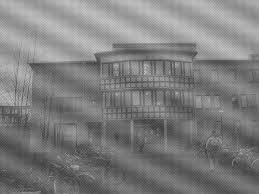
%> input picture Lab6/building.jpg, 259 x 194 px
$ octave lab6_2.m   (GNU Octave 9; MATLAB toolbox functions it lacks are replaced by stand-ins)
%> lines starting %> are read from the running program, lines starting %| are printed output that depends on the picture
close all; clc; clear;
original = imread('building.jpg');
%> original is the input picture: size 194x259x3 uint8; min 56, max 202, mean 126
gray = rgb2gray(original);
I = im2double(gray);

for i = 1:size(I,1)
    for j=1:size(I,2)
        I(i,j) = I(i,j)*(-1)^(i+j);
    end
end
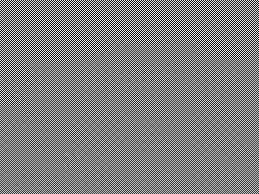
%> I: size 194x259 double; min -0.788, max 0.792, mean -3.35e-05; drawn with min black and max white

I_fft = fft2(I);
imshow(I_fft);
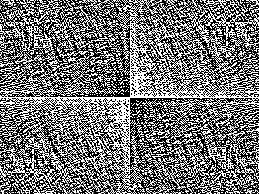
%> displayed picture: size 194x259, on the screen's scale of 0 to 255; min 0, max 255, mean 116.9

$ run again, with Lab6/road.jpg copied over Lab6/building.jpg
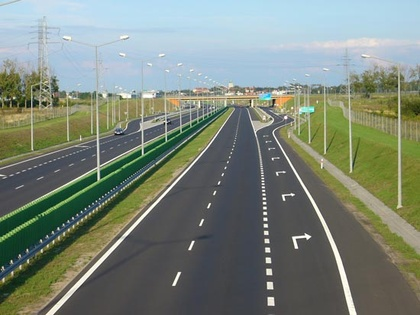
%> input picture Lab6/road.jpg, 420 x 315 px, shrunk from 550 x 413 before the run
%> original is the input picture: size 315x420x3 uint8; mean R, G, B 123.3, 133.4, 122.3
%> after the loop `for i = 1:size(I,1)`:
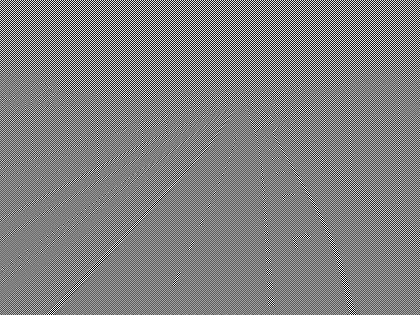
%> I: size 315x420 double; min -1, max 1, mean 3.94e-05; drawn with min black and max white
%> `imshow(I_fft);`:
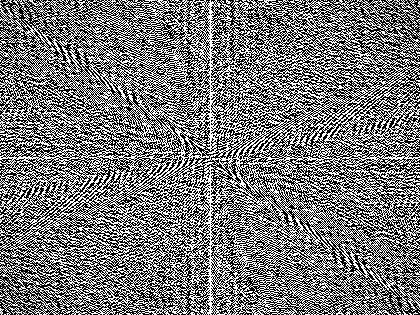
%> displayed picture: size 315x420, on the screen's scale of 0 to 255; min 0, max 255, mean 121
